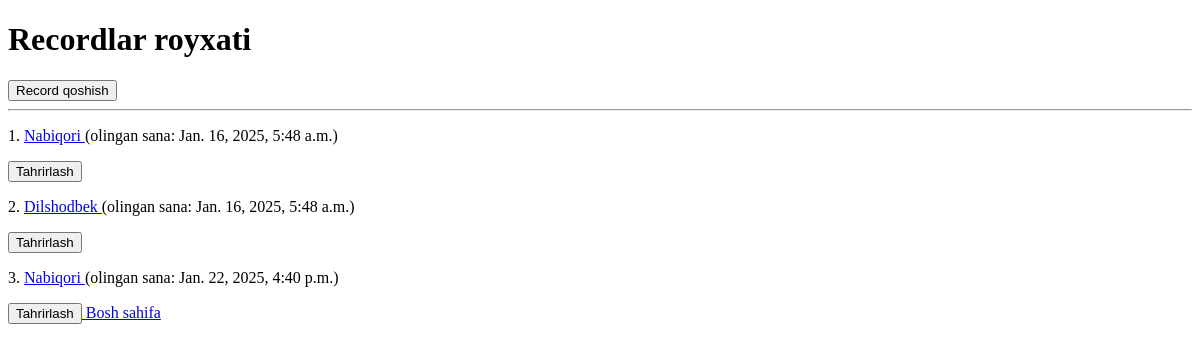
The page /recordlar/ on the database as committed earlier.
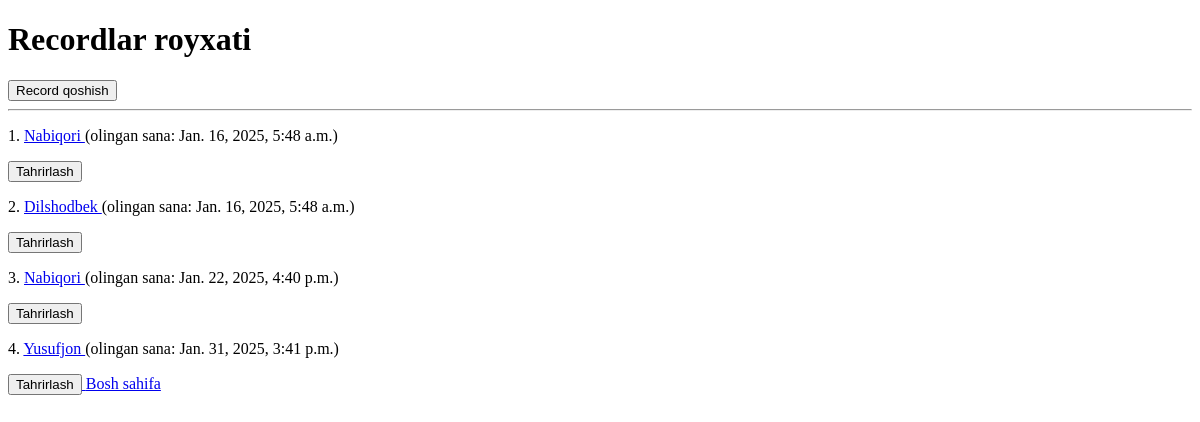
The same page on the database as committed later.
### main/models.py (models this page shows, shortened)
class Record(models.Model):
    talaba = models.ForeignKey(Talaba, on_delete=SET_NULL, null=True, blank=True)
    kutubxonachi = models.ForeignKey(Kutubxonachi, on_delete=SET_NULL, null=True, blank=True)
    kitob = models.ForeignKey(Kitob, on_delete=SET_NULL, null=True, blank=True)
    olingan_sana = models.DateTimeField(auto_now_add=True)
    qaytarilgan_sana = models.DateTimeField(blank=True, null=True)
    qaytardi = models.BooleanField(default=False)
    class Meta:
        verbose_name_plural = 'rekordlarlar'

class Talaba(models.Model):
    ism = models.CharField(max_length=100)
    kurs = models.PositiveSmallIntegerField(default=1)
    guruh = models.CharField(max_length=10)
    yosh = models.PositiveSmallIntegerField()
    kitob_soni = models.PositiveSmallIntegerField()
    def __str__(self):
        return self.ism
    class Meta:
        verbose_name_plural = 'Talabalar'

### main/views.py (the view)
# urls.py: path('recordlar/', recordlar_view),
def recordlar_view(request):
    recordlar= Record.objects.all()
    context = {
        'recordlar':recordlar,
    }
    return render(request, 'recordlar.html', context)

### templates/recordlar.html (shortened to what this page needs)
<!DOCTYPE html>
<html lang="en">
<head>
</head>
<body>
<h1>Recordlar royxati</h1>
<a href="/record-qoshish"><button>Record qoshish</button></a>
<hr>
{% for record in recordlar %}
    <p>{{ forloop.counter }}. <a href="/recordlar/{{ record.id}}/">{{ record.talaba }} </a> (olingan sana: {{record.olingan_sana}})</p>
    <a href="/recordlar/{{ record.id }}/tahrirlash/">
                <button>Tahrirlash</button>
            </a>
  {% endfor %}
<a href="/">Bosh sahifa</a>
</body>
</html>

Rows that differ between the two databases and show on the page:
added Record: talaba "Yusufjon", olingan_sana "Jan. 31, 2025, 3:41 p.m."
